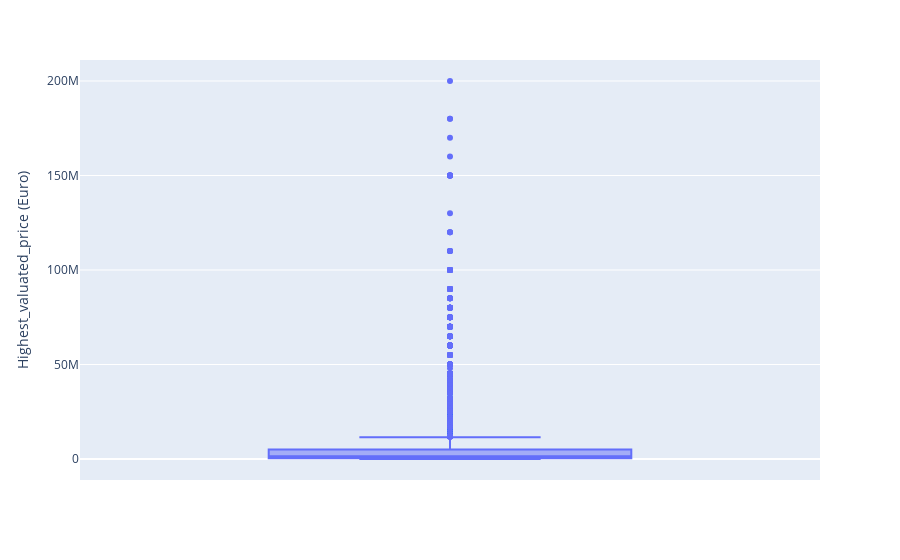

Notebook code cell kept with this figure:
### Code cell
fig = px.box(df, y = 'Highest_valuated_price (Euro)')
fig.show()

### Figure 1 — Plotly figure (JSON) as saved in the notebook; plotly's stock layout.template omitted (floating-point values rounded to 4 significant figures; data arrays with more than 128 entries replaced by an {"elided": "..."} marker saying what was removed)
{"data": [{"alignmentgroup": "True", "hovertemplate": "Highest_valuated_price (Euro)=%{y}<extra></extra>", "legendgroup": "", "marker": {"color": "#636efa"}, "name": "", "notched": false, "offsetgroup": "", "orientation": "v", "showlegend": false, "type": "box", "x0": " ", "xaxis": "x", "y": {"elided": "10646 int values"}, "y0": " ", "yaxis": "y"}], "layout": {"boxmode": "group", "legend": {"tracegroupgap": 0}, "margin": {"t": 60}, "xaxis": {"anchor": "y", "domain": [0, 1]}, "yaxis": {"anchor": "x", "domain": [0, 1], "title": {"text": "Highest_valuated_price (Euro)"}}}}
